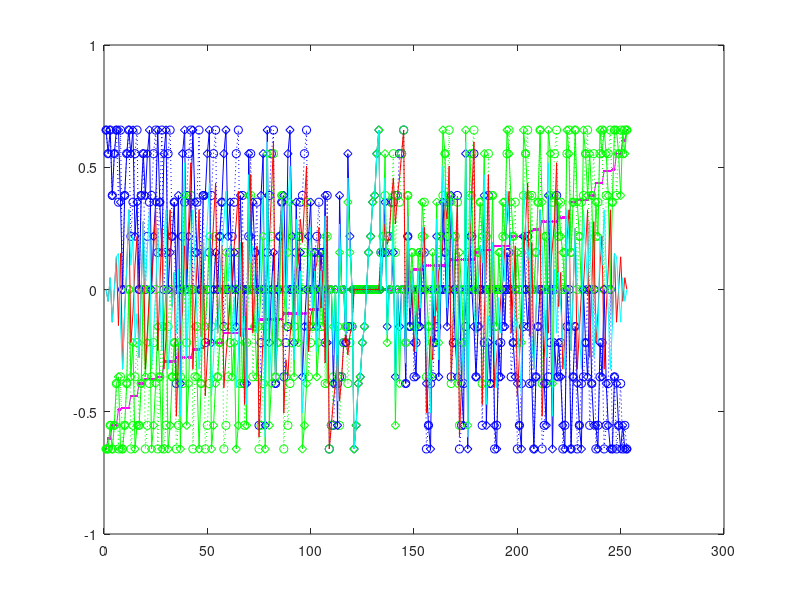

Source code (MATLAB): (Note: this script raises an error after producing the figure.)
function poffenberger
% contralateral tuning for space and effector vs crossed vs uncrossed

% example of same tuning for space and effector, pos. CUD
% % RH
% % left hand
% LL = 0.95;
% LR = 0.7;
% 
% % right hand
% RL = 0.7;
% RR = 0.2;
% end of example

% RH
% left hand
LL = 0.95;
LR = 0.7;

% right hand
RL = 0.5;
RR = 0.2;

% space
si(LL,LR)
si(RL,RR)
mean([si(LL,LR) si(RL,RR)])

% effector
si(LL,RL)
si(LR,RR)
mean([si(LL,RL) si(LR,RR)])

CU = si((LR+RL),(LL+RR))


range = 0.2:0.25:1; % response amplitude range

for i1 = 1:length(range)
	for i2 = 1:length(range)
		for i3 = 1:length(range)
			for i4 = 1:length(range)
				LL = range(i1);
				LR = range(i2);
				RL = range(i3);
				RR = range(i4);
				
				space_sel_l_hand(i1,i2,i3,i4) = si(LL,LR);
				space_sel_r_hand(i1,i2,i3,i4) = si(RL,RR);
				effec_sel_l_spac(i1,i2,i3,i4) = si(LL,RL);
				effec_sel_r_spac(i1,i2,i3,i4) = si(LR,RR);
				
				ll(i1,i2,i3,i4) = LL;
				lr(i1,i2,i3,i4) = LR;
				rl(i1,i2,i3,i4) = RL;
				rr(i1,i2,i3,i4) = RR;
				
				
				CU(i1,i2,i3,i4) = si((LR+RL),(LL+RR));
			end
		end
	end
end



CU_r = reshape(CU,length(range)^4,1);
space_sel_l_hand_r = reshape(space_sel_l_hand,length(range)^4,1);
space_sel_r_hand_r = reshape(space_sel_r_hand,length(range)^4,1);
effec_sel_l_spac_r = reshape(effec_sel_l_spac,length(range)^4,1);
effec_sel_r_spac_r = reshape(effec_sel_r_spac,length(range)^4,1);

ll_r = reshape(ll,length(range)^4,1);
lr_r = reshape(lr,length(range)^4,1);
rl_r = reshape(rl,length(range)^4,1);
rr_r = reshape(rr,length(range)^4,1);


[~,idx] = unique([space_sel_l_hand_r space_sel_r_hand_r effec_sel_l_spac_r effec_sel_r_spac_r CU_r],'rows');


CU_ = CU_r(idx);
space_sel_l_hand_ = space_sel_l_hand_r(idx);
space_sel_r_hand_ = space_sel_r_hand_r(idx);
effec_sel_l_spac_ = effec_sel_l_spac_r(idx);
effec_sel_r_spac_ = effec_sel_r_spac_r(idx);

ll_r_ = ll_r(idx);
lr_r_ = lr_r(idx);
rl_r_ = rl_r(idx);
rr_r_ = rr_r(idx);

[~,isor] = sort(CU_);

figure(1)

plot(CU_(isor),'m.-'); hold on;
plot(space_sel_l_hand_(isor),'bo:'); hold on;
plot(space_sel_r_hand_(isor),'go:'); hold on;
plot(effec_sel_l_spac_(isor),'bd-'); hold on;
plot(effec_sel_r_spac_(isor),'gd-'); hold on;
plot((space_sel_l_hand_(isor) + space_sel_r_hand_(isor))/2,'r-'); hold on;
plot((effec_sel_l_spac_(isor) + effec_sel_r_spac_(isor))/2,'c-'); hold on;


add_zero_lines(1,0);
legend({'CUD','space sel l hand','space sel r hand','hand sel l space','hand sel r space','space sel','hand sel'});
title('RH');

figure(2)
scatter((space_sel_l_hand_(isor) + space_sel_r_hand_(isor))/2,(effec_sel_l_spac_(isor) + effec_sel_r_spac_(isor))/2,100*(abs(min(CU_(isor)))+0.01+CU_(isor)),CU_(isor));
colormap(jet(length(isor)));
xlabel('space sel');
ylabel('hand sel');
title('CUD as function of space and hand selectivity');
save lll

function CU = cu(LL,LR,RL,RR)
% crossed-uncrossed
CU = (LR + RL) - (LL + RR);


function SI = si(C,I)
% selectivity index, contra- vs ipsi-
SI = (C-I)/(C+I);






